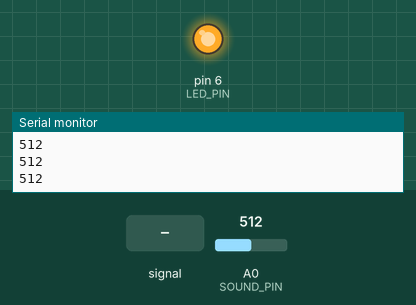
The sketch below on a simulated Arduino Uno, built with avr-gcc and run on an emulated ATmega328P. Parts: output pins drawn as LEDs (lit = HIGH), the last lines printed to the serial monitor. Dashed ring = blinking. Inputs (shaded band) come from the test bench; at power-on: A0 (SOUND_PIN) = 512.

Above: at 1.2 s.
1.3 s: A0 (SOUND_PIN) fed a 200 Hz sine of ±460 counts around its level
At 1.9 s:
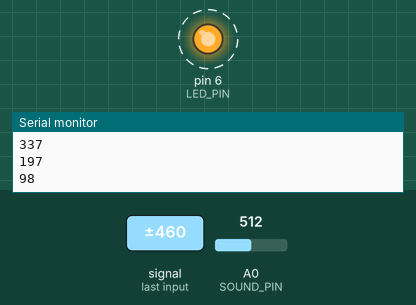
4.3 s: A0 (SOUND_PIN) set to 716
At 4.3 s:
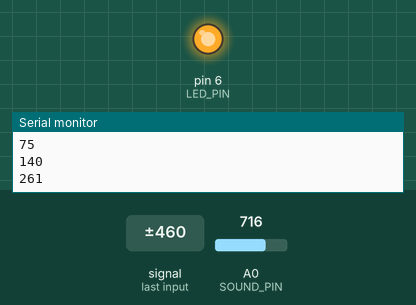
5.8 s: A0 (SOUND_PIN) set to 59
7.3 s: A0 (SOUND_PIN) set to 47
At 7.8 s:
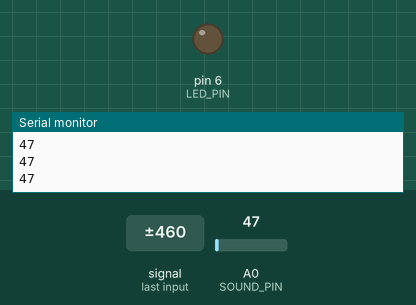
8.8 s: A0 (SOUND_PIN) set to 122
At 10.0 s:
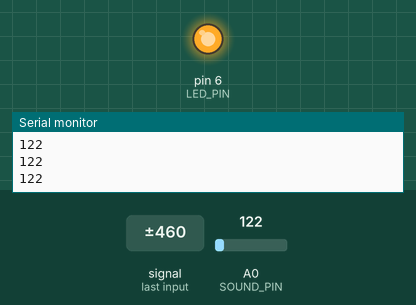
Timing chart, 0 to 11.3 s (numbered marks = the images above; inputs shaded):
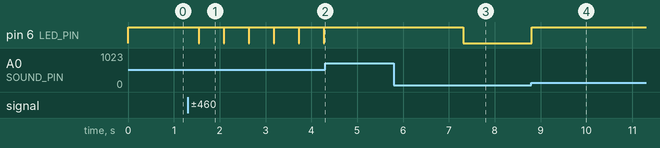

The sketch:

sound_sensor_light.ino
```cpp
const int SOUND_PIN = A0;
const int LED_PIN = 6;
const int SOUND_THRES= 52;

void setup() {
  pinMode(LED_PIN, OUTPUT);
  Serial.begin(9600);
}

void loop() {
  int soundLevel = analogRead(SOUND_PIN);

  Serial.println(soundLevel);

  if (soundLevel > SOUND_THRES) {
    digitalWrite(LED_PIN, HIGH);
  } else {
    digitalWrite(LED_PIN, LOW);
  }

  delay(10);
}
```

Measured:
- the behaviour switches between 53 and 52 on A0 (SOUND_PIN) (found by bisection; images 2 and 3)
- after the input at 1.3 s, pin 6 (LED_PIN): alternates HIGH for 0.53 s and LOW for 0.01 s, starting after 0.24 s
- after the input at 4.3 s, pin 6 (LED_PIN): stops changing and stays HIGH
- after the input at 7.3 s, pin 6 (LED_PIN): HIGH → LOW at once
- after the input at 8.8 s, pin 6 (LED_PIN): LOW → HIGH at once
